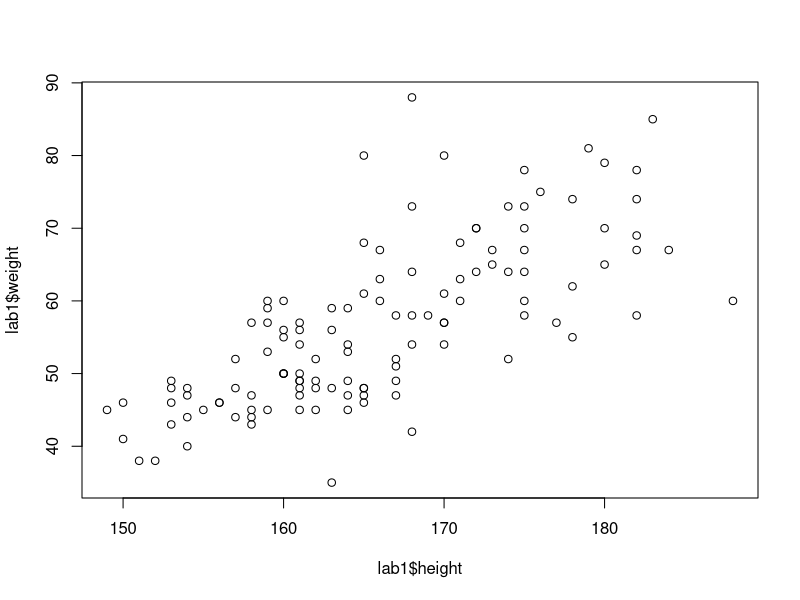

The R script that drew this image:
"
R Fundamentals Practice (Part 1)
"

# Lab 1 (Part 1)
# Get familiar using R and RStudio

##################################################
# Task 1

# Set working directory
setwd("C:/My Files/MY REPOSITORIES/PS0002/Week01")

# a. Create a data frame 'lab1' by importing the 'lab1fixed.txt' file into R
var_lab1fixed <- c("id", "gender", "height", "weight", "siblings")
lab1 <- read.fwf("assets/lab1fixed.txt", col.names = var_lab1fixed,
    width = c(3, 1, 3, 2, 1))
plot(lab1$height, lab1$weight)

# b. Create a data frame 'lab1m' which contains all data for all male subjects
# how many males are there? ans=48
lab1m <- lab1[lab1[, 2] <- "M", ]
length(lab1m[, 1])
# alternative:
attach(lab1)
nrow(lab1[gender == "M", ])

# c. Imort lab1test, then merge lab1 and lab1test into a data frame 'lab1merge'
# what are the test scores for individuals greater than 182cm? ans=55,76,54
lab1test <- read.table("assets/lab1test.txt", header = T)
lab1merge <- merge(lab1, lab1test, by = "id")
lab1merge[lab1merge[, 3] > 182, 6]

# d. Remove record related to subject 211 from the data to new df 'lab1remo'
attach(lab1merge)
lab1remo <- lab1merge[id != 211, ]

# e. Change 'lab1' subject 211 weight from 80kg to 60kg
lab1[id == 211, 4] <- 80

# f. Who is the second tallest female in this group?
# what are her height, weight, test score?
# ans = no73, height = 174, weight = 64, test = 57
lab1fsort <- lab1merge[gender == "F", ]
lab1fsort <- lab1fsort[rev(order(lab1fsort[, 3])), ]
lab1fsort[2, c(3, 4, 6)]
